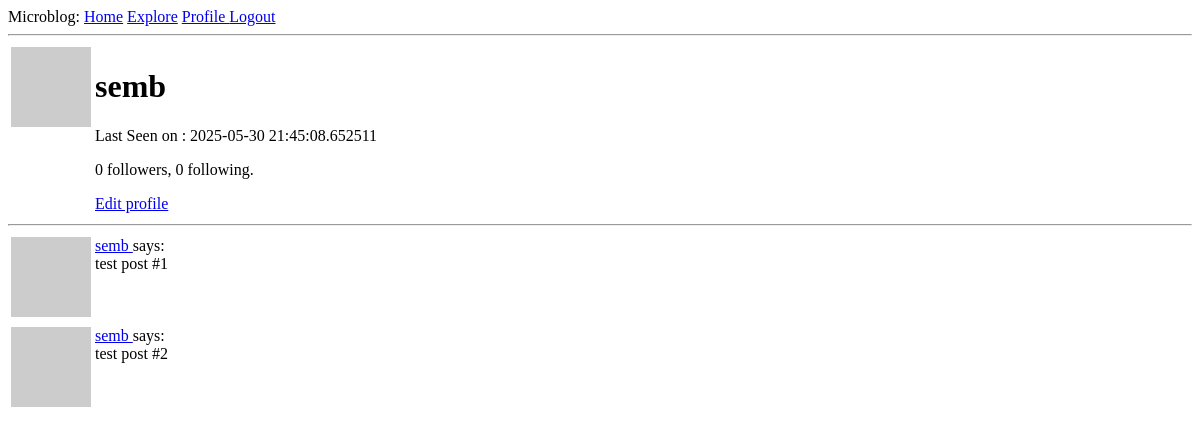
Before: /user/semb (signed in) with the older database file.
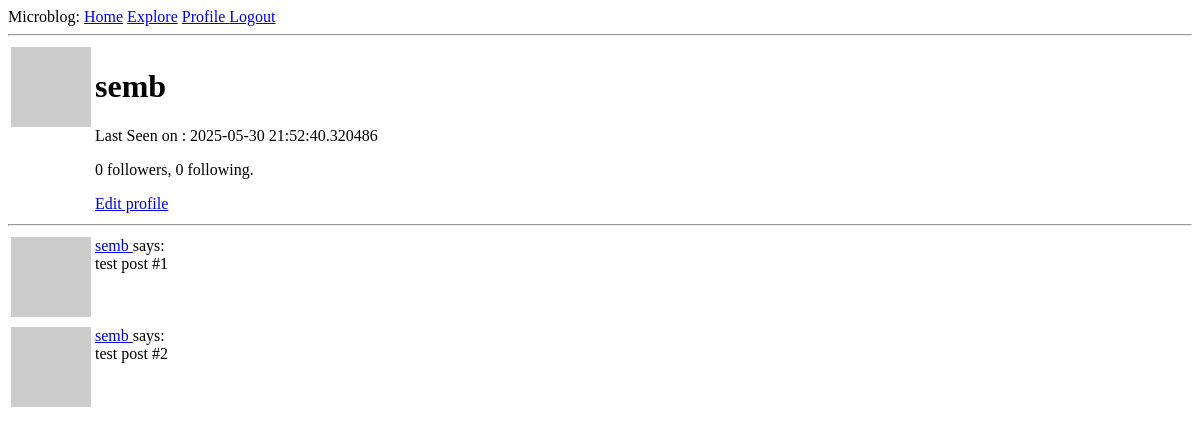
After: the same page with the newer database file.
### app/models.py (models this page shows, shortened)
class User(db.Model, UserMixin):
    id: so.Mapped[int] = so.mapped_column(primary_key=True)
    username:so.Mapped[str]  = so.mapped_column(sa.String(64), index=True, unique=True)
    email:so.Mapped[str]  = so.mapped_column( sa.String(120), index=True, unique=True)
    password_hash:so.Mapped[Optional[str]]  = so.mapped_column(sa.String(256))
    about_me: so.Mapped[Optional[str]] = so.mapped_column(sa.String(140))
    last_seen: so.Mapped[Optional[datetime]] = so.mapped_column(
        default=lambda: datetime.now(timezone.utc)
    )
    posts: so.WriteOnlyMapped['Post'] = so.relationship( back_populates = 'author')
    following: so.WriteOnlyMapped['User'] = so.relationship(
        secondary = followers,
        primaryjoin = (followers.c.follower_id == id),
        secondaryjoin=(followers.c.followed_id == id),
        back_populates='followers'
    )
    followers: so.WriteOnlyMapped['User'] = so.relationship(
        secondary = followers,
        primaryjoin = (followers.c.followed_id == id),
        secondaryjoin = (followers.c.follower_id == id),
        back_populates = 'following'
    )
    def followers_count(self) -> Optional[int] :
        query = (
            sa.select(sa.func.count())
            .select_from(
                self.followers.select().subquery()
            )
        )
        return db.session.scalar(query)
    def following_count(self) -> Optional[int] :
        query = (
            sa.select( sa.func.count() )
            .select_from(
            self.following.select().subquery()
            )
        )
        return db.session.scalar(query)
    def avatar(self,size):
        digest = md5(
            self.email
            .lower()
            .encode('utf-8')
            ).hexdigest()
        return f"https://www.gravatar.com/avatar/{digest}?d=identicon&s={size}"

### app/routes.py (the view)
@app.route('/user/<username>')
@login_required
def user(username):
    user = db.first_or_404( sa
                            .select(User)
                            .where(User.username==username)
                            )
    sample_posts = [
        {'author':user, 'body':'test post #1'},
        {'author':user, 'body':'test post #2'}
    ]
    form = EmptyForm()
    return render_template( 'user.html', user=user, posts=sample_posts, form=EmptyForm() )

### app/routes.py (called while the page is built)
@login_manager.user_loader
def load_user(id):
    return db.session.get(User, int(id))

@app.before_request
def before_request():
    if current_user.is_authenticated:
        current_user.last_seen = datetime.now(timezone.utc)
        db.session.commit()

### app/templates/user.html (shortened to what this page needs)
{% extends "base.html" %}
{% block content %}
<table>
    <tr valign="top">
        <td>
            <img src="{{ user.avatar(128) }}" alt="">
        </td>
        <td>
            <h1> {{ user.username }} </h1>
            {% if user.last_seen %}
                <p> Last Seen on : {{user.last_seen}}</p>
            {% endif %}
            <p>{{ user.followers_count() }} followers, {{ user.following_count() }} following.</p>
            {% if user==current_user  %}
                <a href={{url_for('edit_profile')}}>Edit profile</a>
            {% endif %}
        </td>
    </tr>
</table>
<hr>
{% for post in posts  %}
    {% include "_post.html" %}
{% endfor %}
{% endblock %}

### app/templates/base.html (shortened to what this page needs)
<!doctype html>
<html>
<head>
</head>
<body>
    <div>
        Microblog:
        <a href={{ url_for('index') }}>Home</a>
        <a href={{ url_for('explore') }}>Explore</a>
        {% if current_user.is_anonymous  %}
            <a href={{ url_for('login') }}>Login</a>
        {% else %}
        <a href={{ url_for('user', username=current_user.username) }}> Profile </a>
        <a href={{ url_for('logout') }}>Logout</a>
        {% endif %}
    </div>
    <hr>
    {% block content %}{% endblock  %}
</body>
</html>

### app/templates/_post.html
<table>
    <tr valign="top">
        <td>
            <img src="{{ post.author.avatar(36) }}" alt="">
        </td>
        <td>
            <a href="{{ url_for ('user', username = post.author.username) }}">
                {{post.author.username}}
            </a>
            says: <br> {{ post.body }}
        </td>
    </tr>
</table>

Changed rows visible on the page:
changed User "semb": last_seen "2025-05-30 21:45:08.652511" → "2025-05-30 21:52:40.320486"
